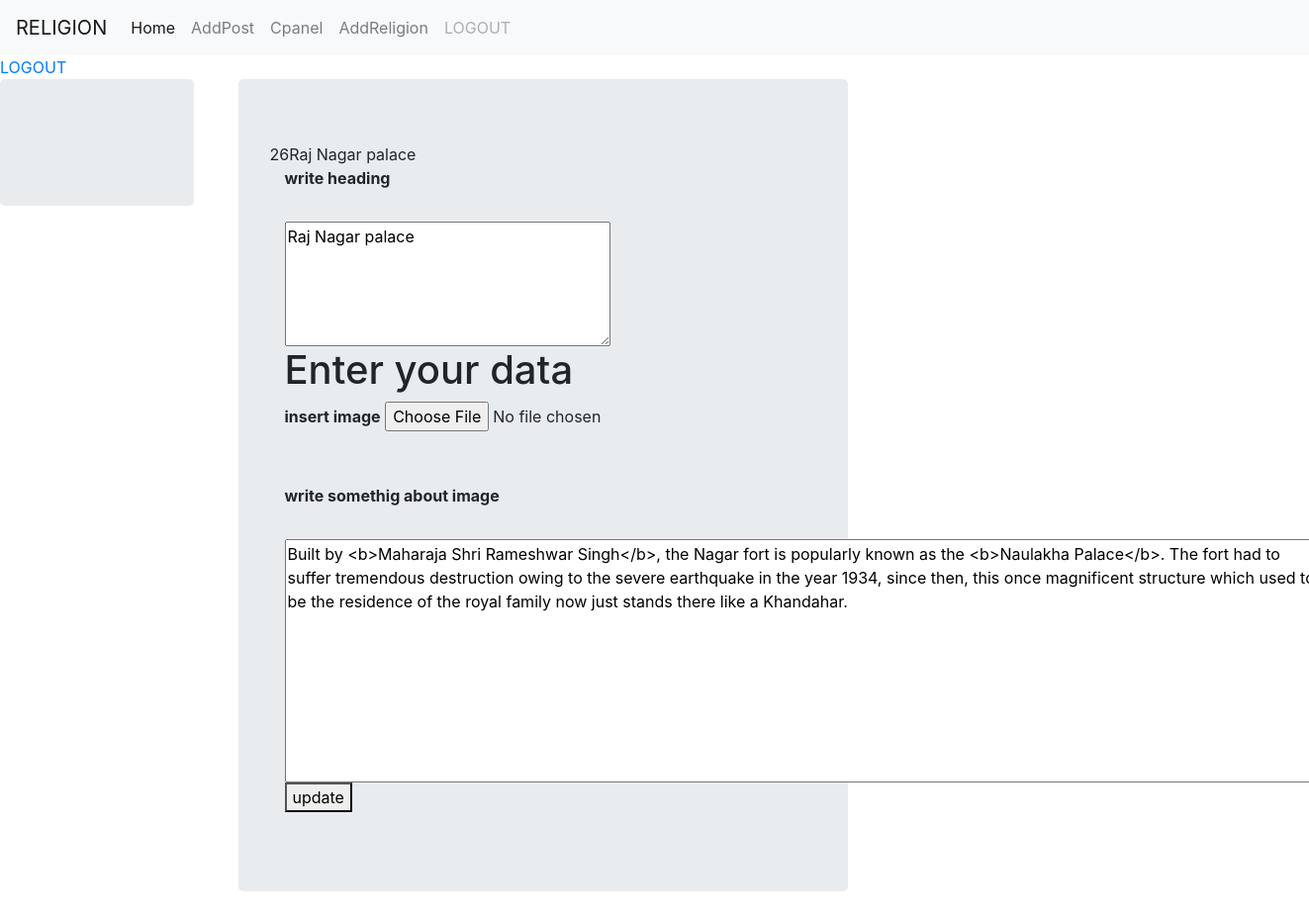
The page /admin/edit_post.php?pid=26 (signed in) on the database its author committed.
### tables this page shows
CREATE TABLE `post` (
  `sno` int(4) NOT NULL,
  `rno` int(4) NOT NULL,
  `heading` varchar(255) NOT NULL,
  `image` text DEFAULT NULL,
  `content` longtext NOT NULL
);

### admin/edit_post.php (the view, shortened to what this page needs)
<html>
<?php
include'../db.php';
?>
<head>
  <link rel="stylesheet" href="https://maxcdn.bootstrapcdn.com/bootstrap/4.0.0/css/bootstrap.min.css" >
</head>
<body>
<?php
if($_SESSION["userId"])
{
include'header.php';
?>
<a href='logout.php'>LOGOUT</a>
<div class="row">
<div class="col-sm-2">
<div class='jumbotron'>
</div>
</div>
<div class="col-sm-6">
<div class='container'>
<div class='jumbotron'>
<?php if(isset($_GET['pid']))
{
$pid=$_GET['pid'];
echo $pid;
$q="SELECT * FROM post WHERE sno='$pid';";
$qr=mysqli_query($connect,$q);
$row=mysqli_fetch_array($qr);
$head=$row['heading'];
$content=$row['content'];
echo $head;
}
?>
<form action="upload_edit.php" method="post" enctype="multipart/form-data">
<div class="container">
  <label for=""><b>write heading</b></label><br/><br/>
    <textarea name='heading' cols="30" rows="5"placeholder="Write heading..."><?php echo $head;?></textarea>
  </div>
  <div class="container">
    <h1>Enter your data</h1>
    <label for=""><b>insert image</b></label>
   <input type="file" name="img1" />
   </div>
<br/><br/>
<div class="container">
  <label for=""><b>write somethig about image</b></label><br/><br/>
    <textarea name='content' cols="100" rows="10"placeholder="Write here..."><?php echo $content;?></textarea>
    <button type="submit" class="registerbtn"  value='submit' name="update">update</button>
  </div>
</form>
</div>
</div>
</div>
</div>
<?php
}
else
{
header('location:index.php');
}
?>
</body>
</html>

### rows shown on the page
post: heading "Raj Nagar palace", content "Built by <b>Maharaja Shri Rameshwar Singh</b>, the Nagar fort is popularly known as the <b>Naulakha Palace</b>. The fort had to suffer tremendous destruction owing to the severe earthquake in the year 1934, since then, this once magnificent structure which used to be the residence of the royal family now just stands there like a Khandahar."

### other values the page prints
$pid "26"
